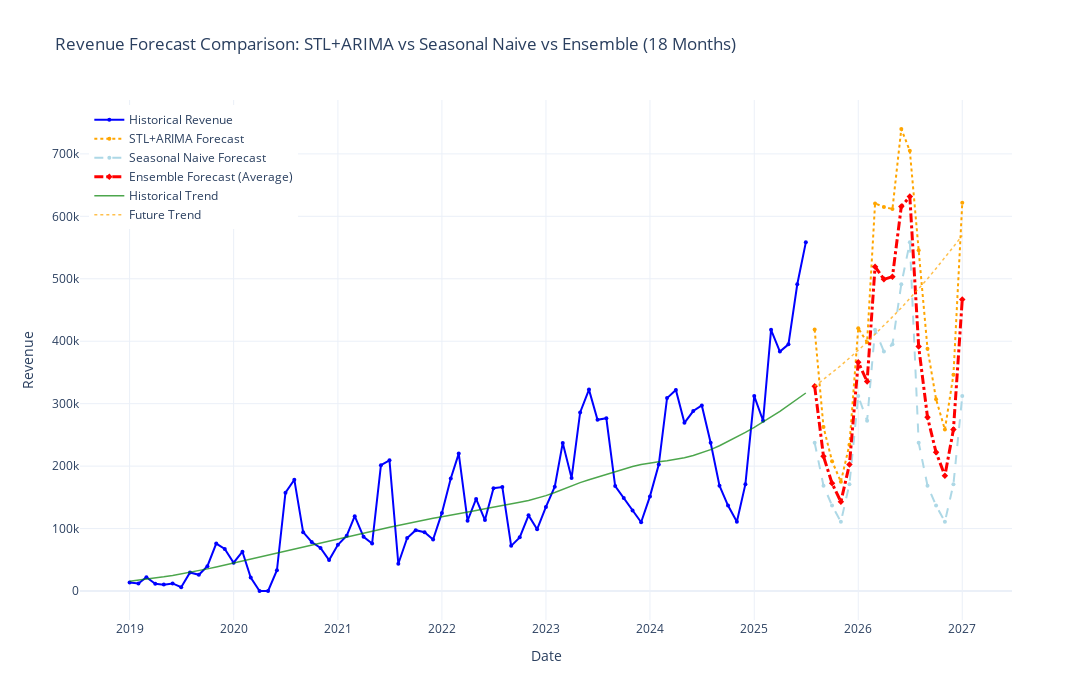

Write notebook code for a chart like this one.
### Code cell
# Visalization
# ======== Plotly  ========
fig = go.Figure()

# Historical data
fig.add_trace(go.Scatter(
    x=y.index, y=y.values,
    mode='lines+markers', name='Historical Revenue',
    line=dict(color='blue', width=2),
    marker=dict(size=4)
))

# STL+ARIMA forecast data
fig.add_trace(go.Scatter(
    x=yhat_stl_arima.index, y=yhat_stl_arima.values,
    mode='lines+markers', name='STL+ARIMA Forecast',
    line=dict(color='orange', dash='dot', width=2),
    marker=dict(size=4)
))

# Seasonal Naive forecast data
fig.add_trace(go.Scatter(
    x=yhat_seasonal_naive.index, y=yhat_seasonal_naive.values,
    mode='lines+markers', name='Seasonal Naive Forecast',
    line=dict(color='lightblue', dash='dash', width=2),
    marker=dict(size=4)
))

# Combined Forecast (Average of Both Models)
fig.add_trace(go.Scatter(
    x=yhat_ensemble.index, y=yhat_ensemble.values,
    mode='lines+markers', name='Ensemble Forecast (Average)',
    line=dict(color='red', dash='dashdot', width=3),
    marker=dict(size=5, symbol='diamond')
))

# Historical trend
fig.add_trace(go.Scatter(
    x=trend_hist.index, y=trend_hist.values,
    mode='lines', name='Historical Trend',
    line=dict(color='green', width=1.5),
    opacity=0.7
))

# Future trend
fig.add_trace(go.Scatter(
    x=trend_future.index, y=trend_future.values,
    mode='lines', name='Future Trend',
    line=dict(color='orange', dash='dot', width=1.5),
    opacity=0.7
))

# Layout Optimization
fig.update_layout(
    title="Revenue Forecast Comparison: STL+ARIMA vs Seasonal Naive vs Ensemble (18 Months)",
    xaxis_title="Date",
    yaxis_title="Revenue",
    hovermode="x unified",
    template="plotly_white",
    legend=dict(
        yanchor="top",
        y=0.99,
        xanchor="left",
        x=0.01
    ),
    width=1200,
    height=700
)

# Grid
#fig.update_xaxes(showgrid=True, gridwidth=1, gridcolor='lightgray')
#fig.update_yaxes(showgrid=True, gridwidth=1, gridcolor='lightgray')

fig.show()
